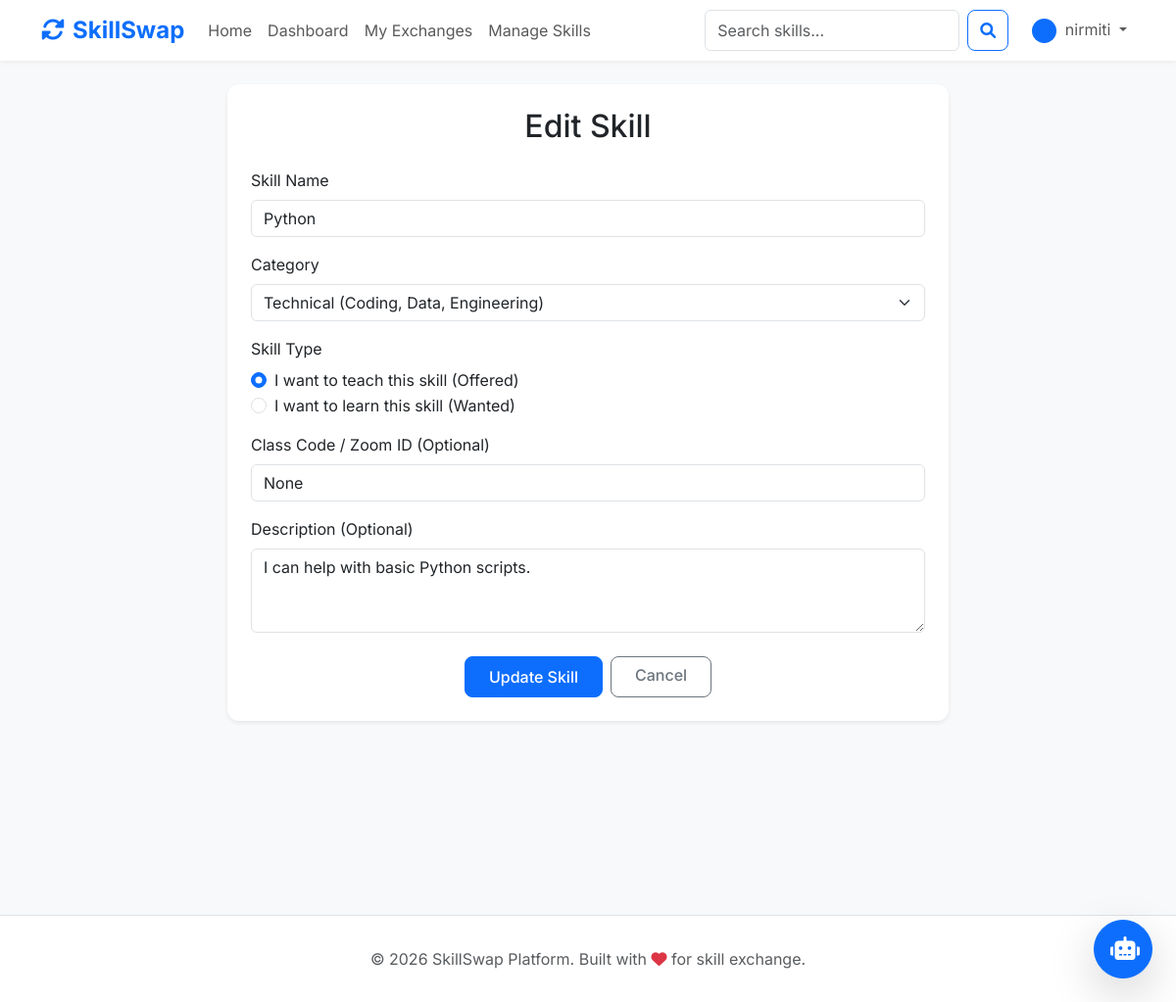
Page /skills/edit/15 (signed in) on the committed database.
### app/models/user.py (models this page shows, shortened)
class User(db.Model, UserMixin):
    id = db.Column(db.Integer, primary_key=True)
    username = db.Column(db.String(20), unique=True, nullable=False)
    email = db.Column(db.String(120), unique=True, nullable=False)
    password = db.Column(db.String(60), nullable=False)
    name = db.Column(db.String(100), nullable=False)
    bio = db.Column(db.Text, nullable=True)
    location = db.Column(db.String(100), nullable=True)
    contact_info = db.Column(db.String(200), nullable=True) # For email, Zoom link, etc.
    profile_pic = db.Column(db.String(20), nullable=False, default='default.jpg')
    date_joined = db.Column(db.DateTime, nullable=False, default=datetime.utcnow)
    skills = db.relationship('Skill', backref='owner', lazy=True, cascade="all, delete-orphan")
    requests_sent = db.relationship('ExchangeRequest',
                                   foreign_keys='ExchangeRequest.sender_id',
                                   backref='sender', lazy=True,
                                   cascade="all, delete-orphan")
    requests_received = db.relationship('ExchangeRequest',
                                       foreign_keys='ExchangeRequest.receiver_id',
                                       backref='receiver', lazy=True,
                                       cascade="all, delete-orphan")

### app/models/skill.py (models this page shows, shortened)
class Skill(db.Model):
    id = db.Column(db.Integer, primary_key=True)
    name = db.Column(db.String(100), nullable=False)
    description = db.Column(db.Text, nullable=True)
    category = db.Column(db.String(50), nullable=False) # Technical, Creative, Language, etc.
    skill_type = db.Column(db.String(20), nullable=False) # Offered, Wanted
    class_code = db.Column(db.String(50), nullable=True) # Unique code for the skill/class
    user_id = db.Column(db.Integer, db.ForeignKey('user.id'), nullable=False)
    date_added = db.Column(db.DateTime, nullable=False, default=datetime.utcnow)

### app/routes/skills.py (the view, shortened to what this page needs)
@skills.route("/skills/edit/<int:skill_id>", methods=['GET', 'POST'])
@login_required
def edit_skill(skill_id):
    try:
        skill = Skill.query.get_or_404(skill_id)
        if skill.owner != current_user:
            flash('You are not authorized to edit this skill', 'danger')
            return redirect(url_for('skills.manage_skills'))
        return render_template('skills/edit.html', title='Edit Skill', skill=skill)
    except Exception as e:
        db.session.rollback()
        print(f"EDIT SKILL ERROR: {e}")
        flash('An error occurred while updating the skill.', 'danger')
        return redirect(url_for('skills.manage_skills'))

### app/models/user.py (called while the page is built)
@login_manager.user_loader
def load_user(user_id):
    return User.query.get(int(user_id))

### app/templates/skills/edit.html (shortened to what this page needs)
{% extends "base.html" %}
{% block content %}
<div class="row justify-content-center">
    <div class="col-md-8">
        <div class="card p-4 shadow-sm">
            <h2 class="mb-4 text-center">Edit Skill</h2>
            <form method="POST">
                <div class="mb-3">
                    <label for="name" class="form-label">Skill Name</label>
                    <input type="text" class="form-control" id="name" name="name" value="{{ skill.name }}" required>
                </div>
                <div class="mb-3">
                    <label for="category" class="form-label">Category</label>
                    <select class="form-select" id="category" name="category" required>
                        <option value="Technical" {% if skill.category=='Technical' %}selected{% endif %}>Technical
                            (Coding, Data, Engineering)</option>
                    </select>
                </div>
                <div class="mb-3">
                    <label class="form-label">Skill Type</label>
                    <div class="form-check">
                        <input class="form-check-input" type="radio" name="skill_type" id="offered" value="Offered" {%
                            if skill.skill_type=='Offered' %}checked{% endif %}>
                        <label class="form-check-label" for="offered">I want to teach this skill (Offered)</label>
                    </div>
                    <div class="form-check">
                        <input class="form-check-input" type="radio" name="skill_type" id="wanted" value="Wanted" >
                        <label class="form-check-label" for="wanted">I want to learn this skill (Wanted)</label>
                    </div>
                </div>
                <div class="mb-3">
                    <label for="class_code" class="form-label">Class Code / Zoom ID (Optional)</label>
                    <input type="text" class="form-control" id="class_code" name="class_code"
                        value="{{ skill.class_code }}" placeholder="e.g., CLASS-123, ZOOM-MEET-ID">
                </div>
                <div class="mb-3">
                    <label for="description" class="form-label">Description (Optional)</label>
                    <textarea class="form-control" id="description" name="description"
                        rows="3">{{ skill.description }}</textarea>
                </div>
                <div class="d-flex gap-2 justify-content-center mt-4">
                    <button type="submit" class="btn btn-primary px-4">Update Skill</button>
                    <a href="{{ url_for('skills.manage_skills') }}" class="btn btn-outline-secondary px-4">Cancel</a>
                </div>
            </form>
        </div>
    </div>
</div>
{% endblock %}

### app/templates/base.html (shortened to what this page needs)
<!DOCTYPE html>
<html lang="en">
<head>
    <link href="https://cdn.jsdelivr.net/npm/bootstrap@5.3.0/dist/css/bootstrap.min.css" rel="stylesheet">
    <link rel="stylesheet" href="https://cdnjs.cloudflare.com/ajax/libs/font-awesome/6.0.0/css/all.min.css">
    <link rel="stylesheet" href="{{ url_for('static', filename='css/style.css') }}">
</head>
<body>
    <nav class="navbar navbar-expand-lg navbar-light bg-light sticky-top mb-4">
        <div class="container">
            <a class="navbar-brand" href="{{ url_for('main.index') }}">
                <i class="fas fa-sync-alt me-2"></i>SkillSwap
            </a>
            <div class="collapse navbar-collapse" id="navbarNav">
                <ul class="navbar-nav me-auto">
                    <li class="nav-item">
                        <a class="nav-link" href="{{ url_for('main.home') }}">Home</a>
                    </li>
                    {% if current_user.is_authenticated %}
                    <li class="nav-item">
                        <a class="nav-link" href="{{ url_for('main.dashboard') }}">Dashboard</a>
                    </li>
                    <li class="nav-item">
                        <a class="nav-link" href="{{ url_for('exchanges.list_exchanges') }}">My Exchanges</a>
                    </li>
                    <li class="nav-item">
                        <a class="nav-link" href="{{ url_for('skills.manage_skills') }}">Manage Skills</a>
                    </li>
                    {% endif %}
                </ul>
                <div class="navbar-nav">
                    {% if current_user.is_authenticated %}
                    <form class="d-flex me-3" action="{{ url_for('main.search') }}" method="GET">
                        <input class="form-control me-2" type="search" placeholder="Search skills..." name="q"
                            aria-label="Search">
                        <button class="btn btn-outline-primary" type="submit"><i class="fas fa-search"></i></button>
                    </form>
                    <div class="nav-item dropdown">
                        <a class="nav-link dropdown-toggle" href="#" id="navbarDropdown" role="button"
                            data-bs-toggle="dropdown">
                            {% if current_user.is_authenticated and current_user.profile_pic %}
                            <img src="{{ url_for('static', filename='profile_pics/' + current_user.profile_pic) }}"
                                class="rounded-circle me-1" style="width: 25px; height: 25px; object-fit: cover;">
                            {% else %}
                            <i class="fas fa-user-circle me-1"></i>
                            {% endif %}
                            {{ current_user.username if current_user.is_authenticated else 'Guest' }}
                        </a>
                    </div>
                    {% else %}
                    <a class="nav-item nav-link" href="{{ url_for('auth.login') }}">Login</a>
                    <a class="nav-item nav-link" href="{{ url_for('auth.register') }}">Register</a>
                    {% endif %}
                </div>
            </div>
        </div>
    </nav>
    <div class="container min-vh-100">
        {% block content %}{% endblock %}
    </div>
    <div id="chatbot-container" class="position-fixed bottom-0 end-0 m-4" style="z-index: 1050;">
        <button id="chatbot-toggle" class="btn btn-primary rounded-circle shadow-lg p-3"
            style="width: 60px; height: 60px;">
            <i class="fas fa-robot fs-4"></i>
        </button>
    </div>
    <footer class="footer text-center mt-5">
        <div class="container">
            <p class="text-muted mb-0">© 2026 SkillSwap Platform. Built with <i class="fas fa-heart text-danger"></i>
                for skill exchange.</p>
        </div>
    </footer>
</body>
</html>

### app/static/css/style.css (style rules this page uses)
#chatbot-container { transition: all 0.3s ease; }
:root { --primary-color: #0d6efd; --secondary-color: #6c757d; --success-color: #198754; --danger-color: #dc3545; --warning-color: #ffc107; --light-bg: #f8f9fa; --white: #ffffff; }
body { background-color: var(--light-bg); color: #333; }
.navbar-brand { font-weight: bold; color: var(--primary-color) !important; }
.card { border: none; border-radius: 12px; transition: all 0.3s ease; background-color: var(--white); margin-bottom: 20px; }
.btn { border-radius: 8px; font-weight: 500; }

### app/templates/base.html (style rules this page uses)
body { font-family: 'Inter', sans-serif; background-color: #f8f9fa; }
.navbar { box-shadow: 0 2px 4px rgba(0, 0, 0, 0.05); background-color: #ffffff !important; }
.navbar-brand { font-weight: 700; color: #0d6efd !important; font-size: 1.5rem; }
.btn-primary { padding: 0.5rem 1.5rem; font-weight: 500; }
.card { border: none; border-radius: 12px; box-shadow: 0 4px 6px rgba(0, 0, 0, 0.05); transition: transform 0.2s; }
.footer { background-color: #ffffff; border-top: 1px solid #dee2e6; padding: 2rem 0; margin-top: 3rem; }

### rows in the picture
User: profile_pic (placeholder picture), username "nirmiti"
Skill: name "Python", category "Technical (Coding, Data, Engineering)", skill_type "☑ I want to teach this skill (Of", skill_type "☐ I want to learn this skill (Wa", class_code "None", description "I can help with basic Python scripts."
